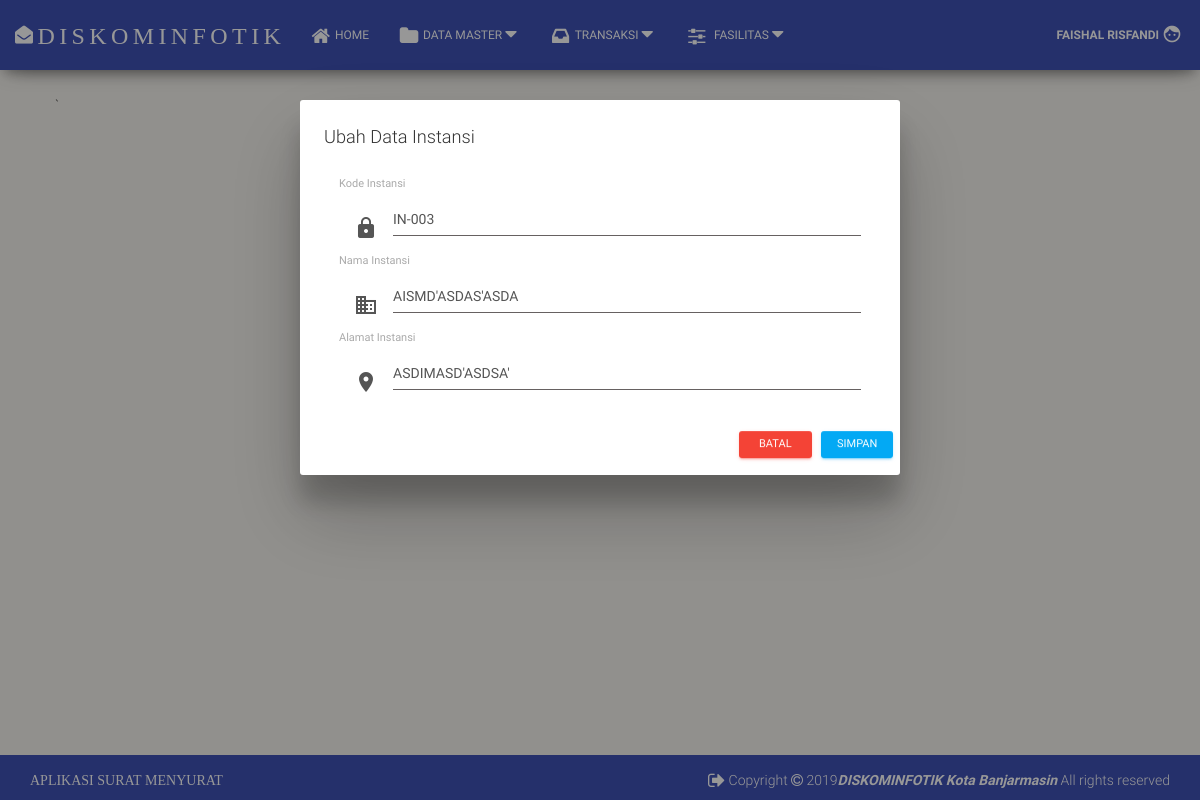
The page /admin/edit-instansi.php?id=IN-003 (signed in) on the database its author committed.
### tables this page shows
CREATE TABLE IF NOT EXISTS `minstansi` (
  `kd_instansi` char(8) NOT NULL,
  `nm_instansi` varchar(70) NOT NULL,
  `almt_instansi` text NOT NULL,
  PRIMARY KEY (`kd_instansi`)
);

### admin/edit-instansi.php (the view, shortened to what this page needs)
<?php
if (empty($_SESSION['username'])){
	header('location:../index.php');
} else {
if($_SESSION['level']!=="admin"){
die("Anda bukan admin");
} else {
?>
<!DOCTYPE html>
<html lang="en">
    <?php include ("include/head.php")?>
<body>
    <?php include("include/menu.php")?>
<?php } }?>
      <div class="container">
        <section class="content">
          <div class="row">
            <section class="col-lg-12 connectedSortable">
                <?php
          $id = $_GET['id'];
          $select = "SELECT kd_instansi, nm_instansi, almt_instansi FROM minstansi WHERE kd_instansi =?";
          $check  = mysqli_prepare($koneksi, $select);
              mysqli_stmt_bind_param($check, 's', $id);
              mysqli_stmt_execute($check);
          $result = mysqli_stmt_get_result($check);
          $num_row = mysqli_num_rows($result);
          if ($num_row == 0){
                echo "<script>alert('Data Tidak Ditemukan'); window.location = 'instansi.php'</script>";
          }else{
            $row = mysqli_fetch_assoc($result);
          }
      ?>
    <div class="box-body">
    <div class="modal fade bs-example-modal-md" data-keyboard="false" data-backdrop="static" id="ubahData" tabindex="-1" role="dialog" aria-labelledby="myModalLabel" aria-hidden="true">
<div class="modal-dialog modal-md">
  <div class="modal-content">
    <div class="modal-header">
      <h4 class="modal-title" id="myModalLabel">Ubah Data Instansi</h4>
    </div>
    <div class="modal-body">
    <form class="form" onSubmit="return validasi_input(this)" action="" method="post" enctype="multipart/form-data" name="form1" id="form1">
  <div class ="col-sm-12">
  <div class ="input-group form-group label-floating">
     <span class="input-group-addon">
      <i class="material-icons">lock</i>
    </span>
    <label for="no_urut" class="control-label">Kode Instansi</label>
      <input type ="text" class ="form-control" name="kd_instansi" value="<?php echo $row['kd_instansi']; ?>" readonly required>
  </div>
</div>
<div class ="col-sm-12">
    <div class ="input-group form-group has-feedback label-floating">
      <span class="input-group-addon">
        <i class="material-icons">domain</i>
      </span>
      <label for="no_urut" class="control-label">Nama Instansi</label>
        <input type ="text" class ="form-control" id="name" name="nm_instansi" value="<?php echo $row['nm_instansi']; ?>">
    </div>
  </div>
  <div class ="col-sm-12">
    <div class ="input-group form-group has-feedback label-floating">
      <span class="input-group-addon">
        <i class="material-icons">location_on</i>
      </span>
      <label for="no_urut" class="control-label">Alamat Instansi</label>
        <input type ="text" class ="form-control" pattern="[A-Za-z0-9\s',.-]{1,}$" name="almt_instansi" id="almt" value="<?php echo $row['almt_instansi']; ?>">
    </div>
  </div>
    </div>
    <div class="modal-footer">
      <a href="instansi.php" class="btn btn-danger btn-sm">Batal</a>
      <button type="submit" class="btn btn-info btn-sm" name="ubah">Simpan</button>
    </div>
  </div>
</div>
</div>
<?php if(isset($script)){ echo $script; } ?>`
</div>
</div>
</section>
</div>
<?php include("include/credit.php")?>
</body>
</html>

### admin/include/head.php (style rules this page uses)
.modal-body { max-height: calc(100vh - 210px); overflow-y: auto; }
body { background: #F5F3EE !important; }
html { position: relative; min-height: 100%; }
body { margin-bottom: 60px; }
body { padding-bottom: 0px; padding-top: 70px; }
a { cursor:pointer; }

### rows shown on the page
minstansi: kd_instansi "IN-003", nm_instansi "AISMD'ASDAS'ASDA", almt_instansi "ASDIMASD'ASDSA'"

### other values the page prints
$_SESSION['nama_user'] "FAISHAL RISFANDI"
$y "2019"
